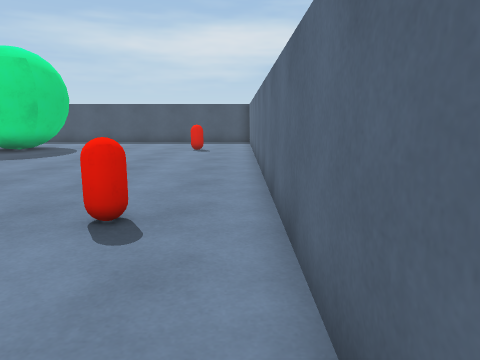
View 1 (above)

15 first-person views from a walk through a 3-D level made in the Unity game engine. The camera is 1.2 m above the floor, tilts 10° down and sees 70° across. The floor is counted in squares, 1 m on a side. Each view is taken from the middle of a square. On the plan, view 1 faces up. The plan holds only what a view shows up to about 14 squares ahead; the rest is blank. The player is left out.

View 2
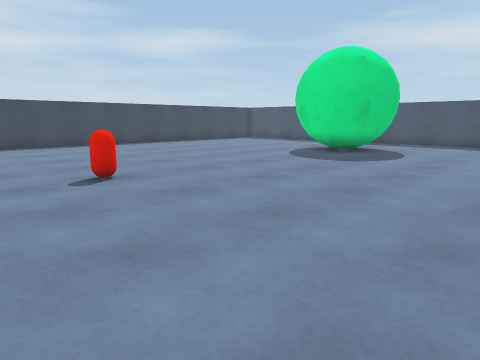

View 3
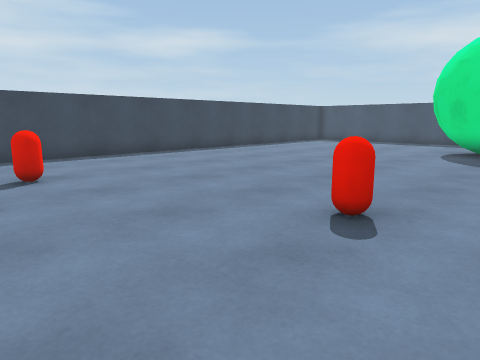

View 4
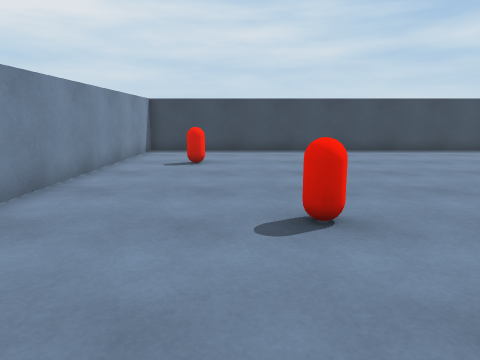

View 5
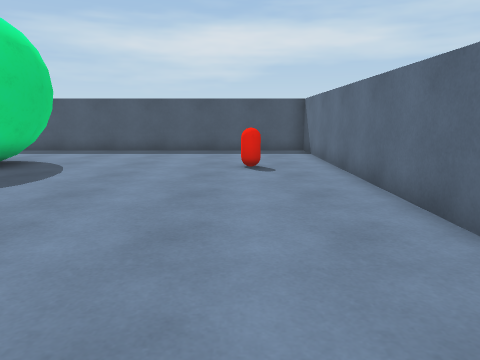

View 6
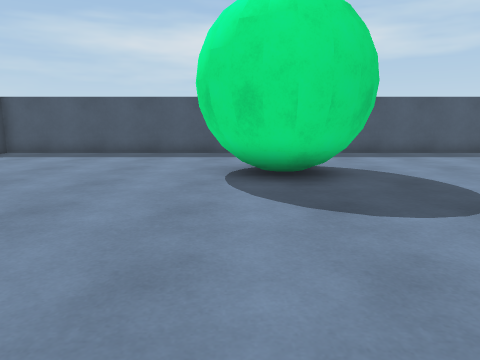

View 7
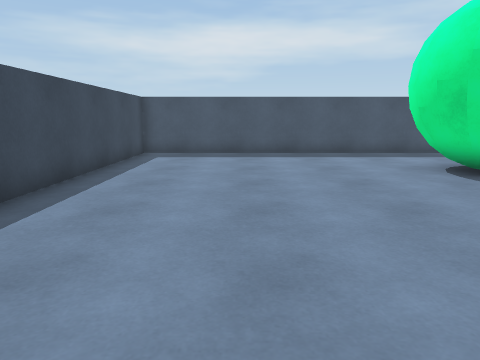

View 8
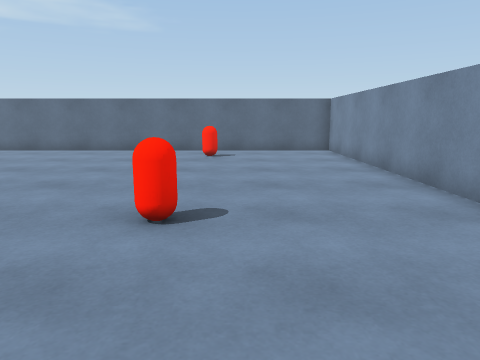

View 9
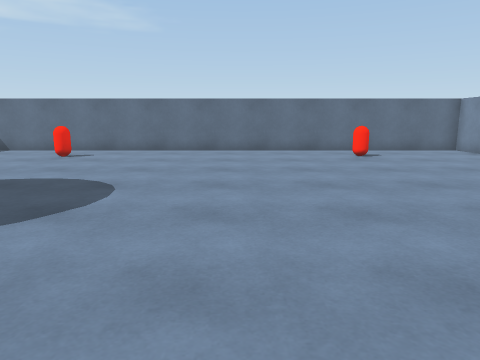

View 10
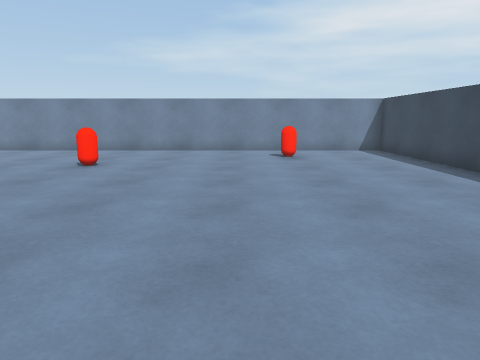

View 11
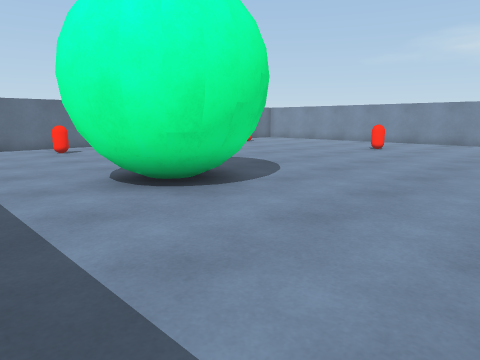

View 12
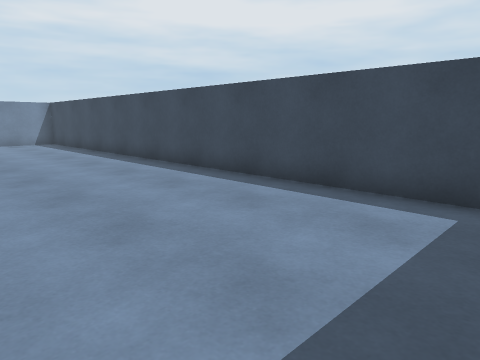

View 13
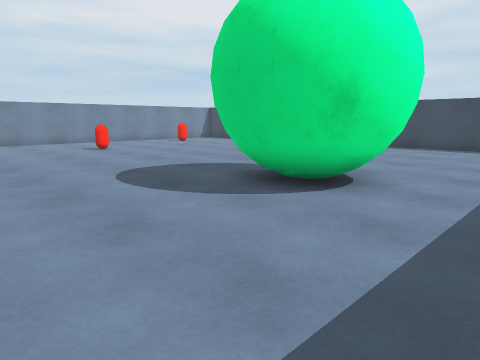

View 14
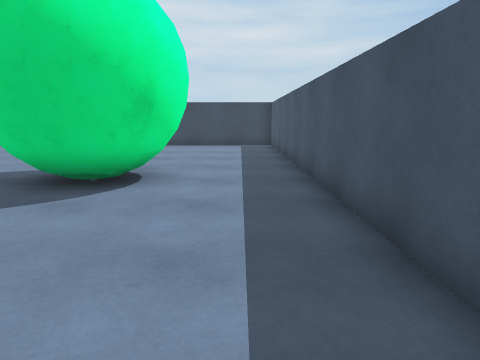

View 15
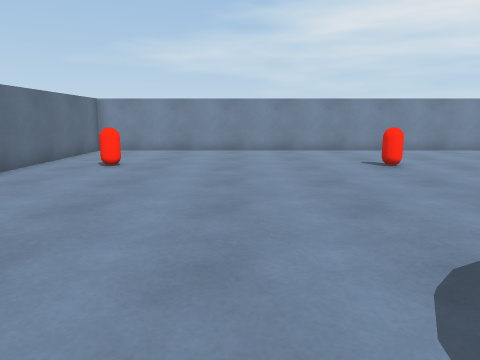

### Floor plan
Points are (right, up) in squares from view 1. A wall is a line through its corners. A room is listed if a view was taken in it or the views show most of it. See-through windows are left out.
Room 1 (views 1, 2, 3, 4, 5, 6, 7, 8, 9, 10, 11, 12, 13, 14, 15)
walls: (-9, 12.1) (-9.6, 12.2) (-10.1, 12.4) (-10.6, 12.9) (-11, 13.7) (-10.8, 14.6) (-10.6, 15.1) (-10.2, 15.6) (-9.6, 15.9) (-9, 15.9) (-8.4, 15.9) (-7.9, 15.6) (-7.4, 15.1) (-7.1, 14.6) (-7.1, 14) (-7.2, 13.4) (-7.4, 12.9) (-7.9, 12.4) (-8.4, 12.2) (-9, 12.1); (-10.8, 13.4) (-10.9, 14.1); (-7.3, 13.5) (-7.6, 13) (-7.9, 12.7) (-8.6, 12.3) (-9, 12.2) (-9.8, 12.4) (-10.6, 13.2) (-10.7, 13.8); (-7.3, 14.4) (-7.3, 14.1); (-9.9, 15.5) (-9.7, 15.6); (-8, 15.5) (-7.5, 15); (-9, 15.7) (-8.5, 15.6); (-18.5, -0.5) (0.5, -0.5) (0.5, 18.5) (-18.5, 18.5) (-18.5, -0.5)
low walls: (-9.4, 12.3) (-10.3, 12.7) (-10.6, 13.5); (-8.7, 12.4) (-9.8, 12.6); (-9.5, 12.6) (-9.9, 12.8) (-10.2, 13) (-10.5, 13.7) (-10.6, 13.8) (-10.5, 14.5) (-10.2, 14.9) (-9.7, 15.4); (-7.5, 13.5) (-7.9, 12.8) (-8.7, 12.4) (-9.1, 12.4); (-10.7, 13.8) (-10.6, 14.5) (-10.4, 15) (-9.8, 15.6) (-9, 15.7); (-7.5, 14.4) (-7.4, 14.1); (-7.6, 15) (-7.3, 14.3) (-7.4, 13.4); (-9.8, 15.4) (-9.6, 15.4) (-9, 15.6) (-8.6, 15.5); (-8.1, 15.4) (-7.9, 15.1) (-7.4, 14.3) (-7.6, 13.3) (-8.1, 12.7); (-8.8, 15.6) (-7.9, 15.1); (-8.7, 15.8) (-8, 15.4)
objects: other object (-15, 2) to (-14, 2); other object (-9, 4); other object (-2, 4) to (-1, 4); other object (-2, 14)

Where each view was taken, in squares from view 1:
view 1: 0 up, 0 right, facing up
view 2: 1 up, 2 left, facing up-left
view 3: 0 up, 7 left, facing up-left
view 4: 3 up, 5 left, facing left
view 5: 5 up, 2 left, facing up
view 6: 6 up, 10 left, facing up
view 7: 6 up, 15 left, facing up
view 8: 3 up, 13 left, facing right
view 9: 8 up, 13 left, facing right
view 10: 13 up, 13 left, facing down
view 11: 18 up, 15 left, facing down-right
view 12: 18 up, 13 left, facing down-left
view 13: 18 up, 3 left, facing down-left
view 14: 17 up, 2 left, facing left
view 15: 13 up, 5 left, facing down
